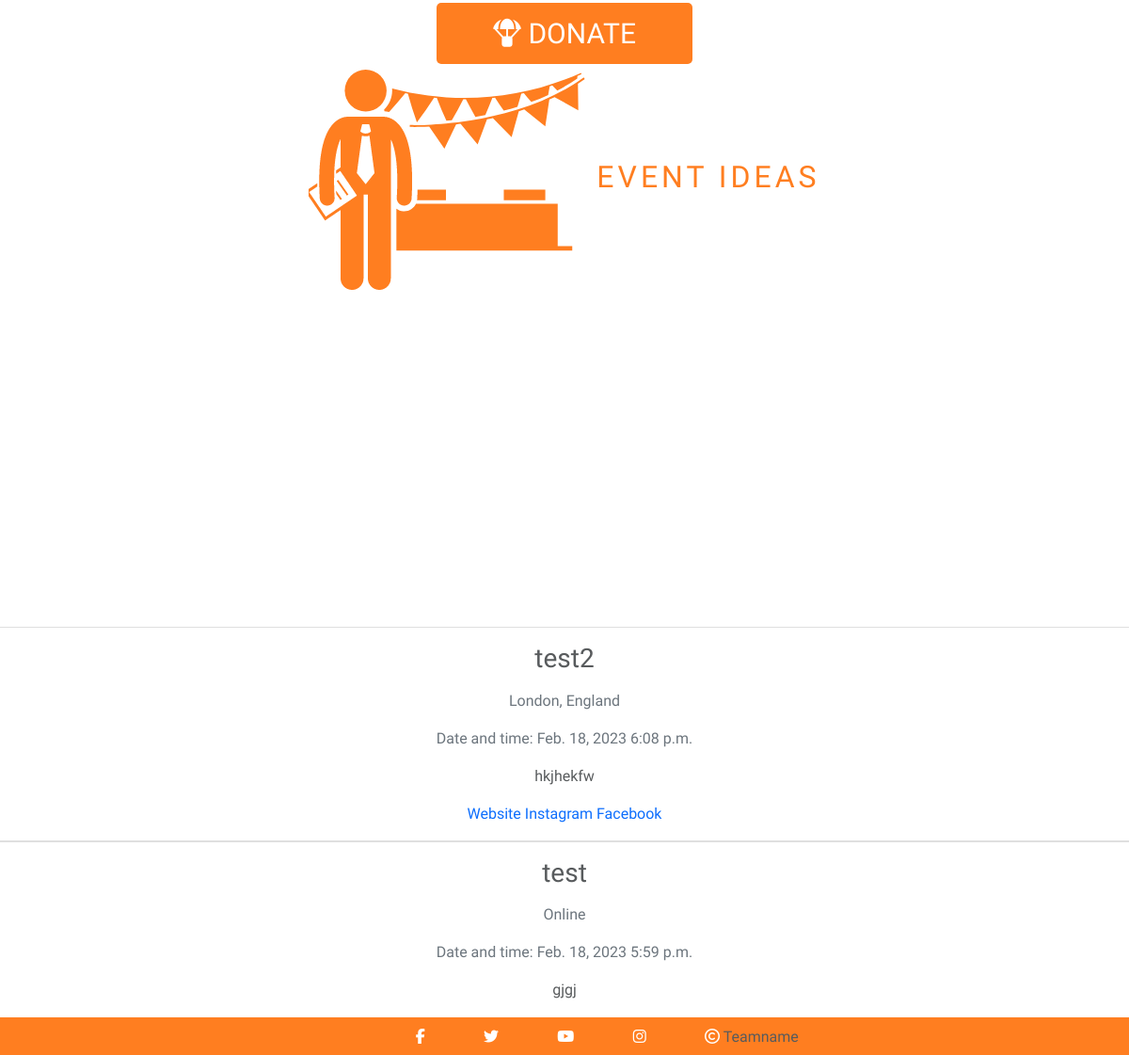
Page /take-part/events/ (lower part) on the earlier database version.
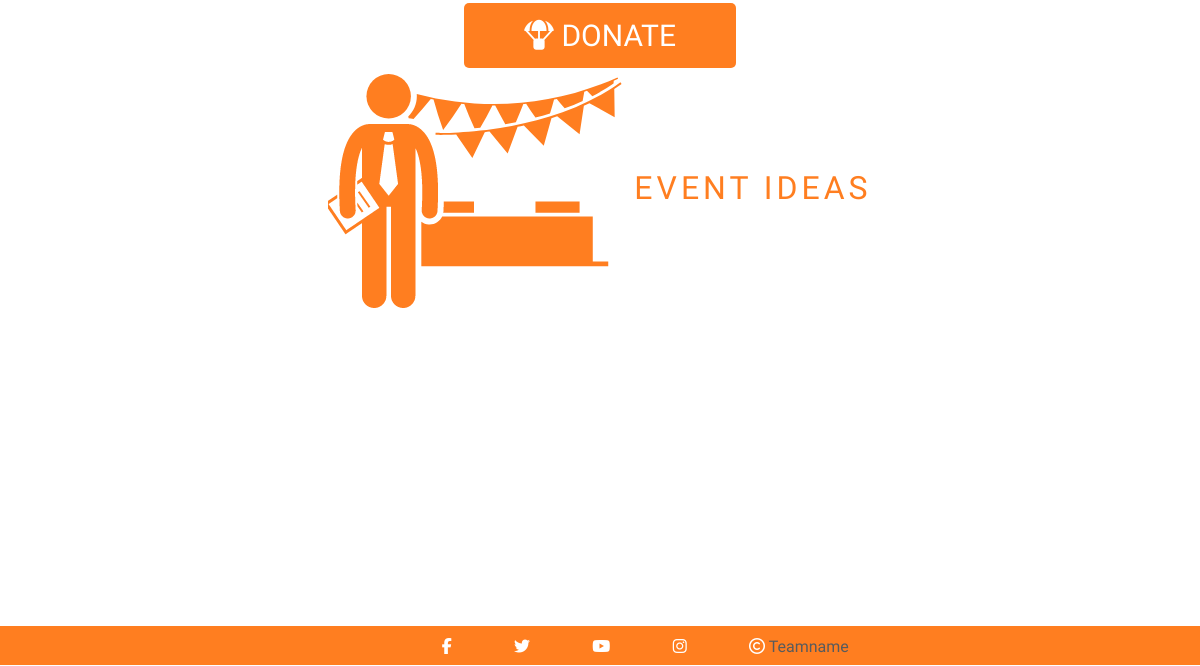
Same page on the later database version.
### directory/models.py (models this page shows, shortened)
class Event(models.Model):
    name = models.CharField(max_length=254, null=False, blank=False)
    time = models.TimeField()
    date = models.DateField()
    org = models.ForeignKey(Org, null=True, on_delete=models.SET_NULL)
    location = models.ForeignKey(Location, null=True, on_delete=models.SET_NULL)
    summary = models.CharField(max_length=2000, null=False, blank=False)
    website = models.CharField(max_length=254, null=False, blank=False)

class Location(models.Model):
    name = models.CharField(max_length=100, null=False, blank=False)
    def __str__(self):
        return self.name

### directory/views.py (the view)
# urls.py: path('events/', views.events, name='events'),
def events(request):
    events = Event.objects.all()
    locations = Location.objects.all()
    template = "directory/events.html"
    context = {
        'events': events,
        'locations': locations,
    }
    return render(request, template, context)

### directory/templates/directory/events.html (shortened to what this page needs)
{% extends "base.html" %}
{% load static %}
{% block content %}
<section class="make-difference">
    <div id="get-involved-donate">
    </div>
    <div id="donate"><a href="{% url 'donate' %}" class="donate-btn"><i class="fa-solid fa-parachute-box"></i>
            DONATE</a>
    </div>
</section>
<section class="event-container">
    <h2> <img src="{{MEDIA_URL}}/images/events-icon.png" alt="events icon">
        Event Ideas</h2>
</section>
<section class="events-container">
    <div class="col-12">
        <div class="row">
            {% for location in locations %}
            {% for event in events %}
            {% if location == event.location %}
            <div class="card ml-4">
                <div class="card-body">
                    <h3 class="card-title text-black">{{ event.name }}</h3>
                    <p class="card-text text-muted">{{ event.location }}</p>
                    <p class="card-text text-muted">Date and time: {{ event.date }} {{ event.time }}</p>
                    <p class="card-text">{{ event.summary }}</p>
                    <a href="{{ event.website }}" class="text-black">Website</a>
                    <a href="{{ event.instagram }}">Instagram</a>
                    <a href="{{ event.facebook }}">Facebook</a>
                </div>
            </div>
            {% endif %}
            {% endfor %}
            {% endfor %}
        </div>
    </div>
</section>
{% endblock %}

Differences in the rows shown:
removed Event: name "test2", location "London, England", date "Feb. 18, 2023", time "6:08 p.m.", summary "hkjhekfw"
removed Event: name "test", location "Online", date "Feb. 18, 2023", time "5:59 p.m.", summary "gjgj"
